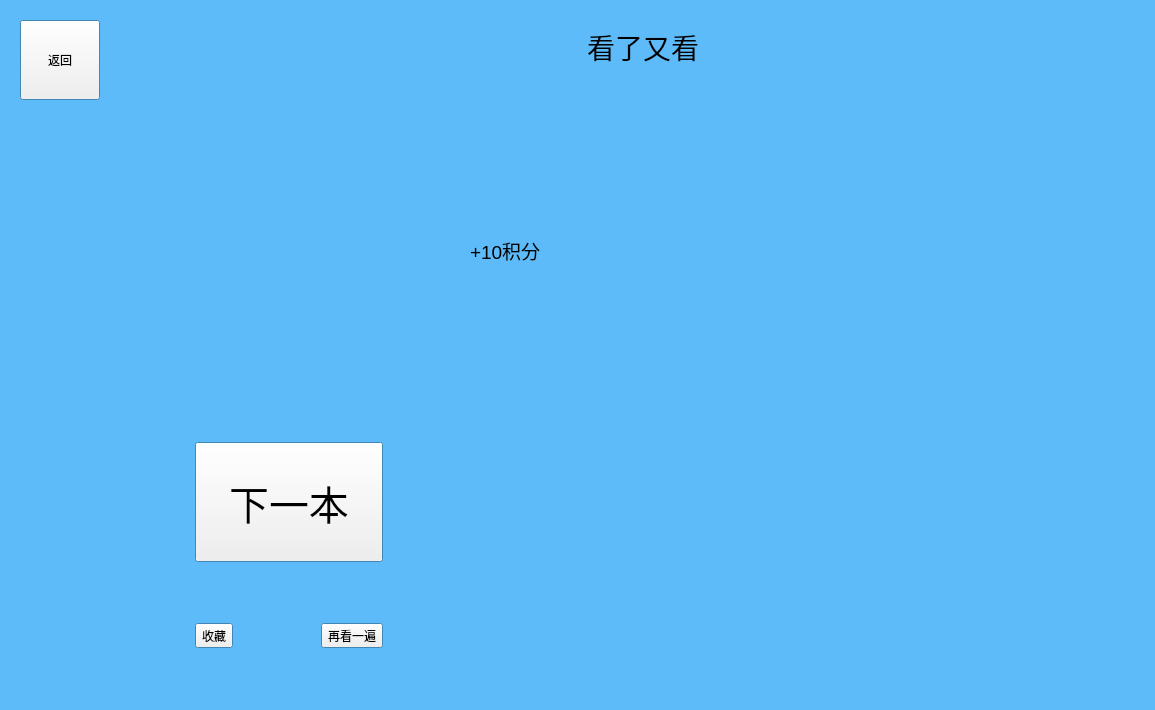
<?xml version="1.0" encoding="UTF-8"?>
<ui version="4.0">
 <class>ReadingCompletePage</class>
 <widget class="QWidget" name="ReadingCompletePage">
  <property name="geometry">
   <rect>
    <x>0</x>
    <y>0</y>
    <width>1155</width>
    <height>710</height>
   </rect>
  </property>
  <property name="minimumSize">
   <size>
    <width>800</width>
    <height>0</height>
   </size>
  </property>
  <property name="palette">
   <palette>
    <active>
     <colorrole role="Base">
      <brush brushstyle="SolidPattern">
       <color alpha="255">
        <red>38</red>
        <green>39</green>
        <blue>40</blue>
       </color>
      </brush>
     </colorrole>
     <colorrole role="Window">
      <brush brushstyle="SolidPattern">
       <color alpha="255">
        <red>94</red>
        <green>187</green>
        <blue>250</blue>
       </color>
      </brush>
     </colorrole>
    </active>
    <inactive>
     <colorrole role="Base">
      <brush brushstyle="SolidPattern">
       <color alpha="255">
        <red>38</red>
        <green>39</green>
        <blue>40</blue>
       </color>
      </brush>
     </colorrole>
     <colorrole role="Window">
      <brush brushstyle="SolidPattern">
       <color alpha="255">
        <red>94</red>
        <green>187</green>
        <blue>250</blue>
       </color>
      </brush>
     </colorrole>
    </inactive>
    <disabled>
     <colorrole role="Base">
      <brush brushstyle="SolidPattern">
       <color alpha="255">
        <red>94</red>
        <green>187</green>
        <blue>250</blue>
       </color>
      </brush>
     </colorrole>
     <colorrole role="Window">
      <brush brushstyle="SolidPattern">
       <color alpha="255">
        <red>94</red>
        <green>187</green>
        <blue>250</blue>
       </color>
      </brush>
     </colorrole>
    </disabled>
   </palette>
  </property>
  <property name="windowTitle">
   <string>Form</string>
  </property>
  <property name="autoFillBackground">
   <bool>true</bool>
  </property>
  <layout class="QHBoxLayout" name="reading_complete_page_layout" stretch="1,1">
   <property name="spacing">
    <number>0</number>
   </property>
   <property name="leftMargin">
    <number>0</number>
   </property>
   <property name="topMargin">
    <number>0</number>
   </property>
   <property name="rightMargin">
    <number>0</number>
   </property>
   <property name="bottomMargin">
    <number>0</number>
   </property>
   <item>
    <layout class="QGridLayout" name="left_layout" rowstretch="1,0,0,0,0,0,0,0,0,0" columnstretch="1,0,0,0,0,0,0,0,0">
     <property name="leftMargin">
      <number>0</number>
     </property>
     <property name="topMargin">
      <number>0</number>
     </property>
     <property name="rightMargin">
      <number>0</number>
     </property>
     <property name="bottomMargin">
      <number>0</number>
     </property>
     <property name="spacing">
      <number>0</number>
     </property>
     <item row="4" column="7">
      <spacer name="horizontalSpacer_2">
       <property name="orientation">
        <enum>Qt::Horizontal</enum>
       </property>
       <property name="sizeType">
        <enum>QSizePolicy::Expanding</enum>
       </property>
       <property name="sizeHint" stdset="0">
        <size>
         <width>40</width>
         <height>20</height>
        </size>
       </property>
      </spacer>
     </item>
     <item row="3" column="3" colspan="3">
      <spacer name="middle_spacer_3">
       <property name="orientation">
        <enum>Qt::Vertical</enum>
       </property>
       <property name="sizeType">
        <enum>QSizePolicy::Expanding</enum>
       </property>
       <property name="sizeHint" stdset="0">
        <size>
         <width>20</width>
         <height>20</height>
        </size>
       </property>
      </spacer>
     </item>
     <item row="7" column="4">
      <spacer name="middle_spacer_1">
       <property name="orientation">
        <enum>Qt::Horizontal</enum>
       </property>
       <property name="sizeType">
        <enum>QSizePolicy::Expanding</enum>
       </property>
       <property name="sizeHint" stdset="0">
        <size>
         <width>40</width>
         <height>20</height>
        </size>
       </property>
      </spacer>
     </item>
     <item row="1" column="7">
      <spacer name="horizontalSpacer_3">
       <property name="orientation">
        <enum>Qt::Horizontal</enum>
       </property>
       <property name="sizeType">
        <enum>QSizePolicy::Fixed</enum>
       </property>
       <property name="sizeHint" stdset="0">
        <size>
         <width>88</width>
         <height>20</height>
        </size>
       </property>
      </spacer>
     </item>
     <item row="9" column="1" colspan="7">
      <spacer name="verticalSpacer_2">
       <property name="orientation">
        <enum>Qt::Vertical</enum>
       </property>
       <property name="sizeType">
        <enum>QSizePolicy::Fixed</enum>
       </property>
       <property name="sizeHint" stdset="0">
        <size>
         <width>20</width>
         <height>20</height>
        </size>
       </property>
      </spacer>
     </item>
     <item row="4" column="1">
      <spacer name="left_spacer">
       <property name="orientation">
        <enum>Qt::Horizontal</enum>
       </property>
       <property name="sizeType">
        <enum>QSizePolicy::Expanding</enum>
       </property>
       <property name="sizeHint" stdset="0">
        <size>
         <width>40</width>
         <height>20</height>
        </size>
       </property>
      </spacer>
     </item>
     <item row="7" column="5">
      <widget class="QToolButton" name="rewatch_btn">
       <property name="sizePolicy">
        <sizepolicy hsizetype="Preferred" vsizetype="Preferred">
         <horstretch>0</horstretch>
         <verstretch>0</verstretch>
        </sizepolicy>
       </property>
       <property name="focusPolicy">
        <enum>Qt::NoFocus</enum>
       </property>
       <property name="text">
        <string>再看一遍</string>
       </property>
       <property name="icon">
        <iconset resource="Resources.qrc">
         <normaloff>:/images/rewatch</normaloff>:/images/rewatch</iconset>
       </property>
       <property name="iconSize">
        <size>
         <width>80</width>
         <height>80</height>
        </size>
       </property>
      </widget>
     </item>
     <item row="1" column="0" rowspan="7">
      <spacer name="horizontalSpacer">
       <property name="orientation">
        <enum>Qt::Horizontal</enum>
       </property>
       <property name="sizeType">
        <enum>QSizePolicy::Fixed</enum>
       </property>
       <property name="sizeHint" stdset="0">
        <size>
         <width>20</width>
         <height>20</height>
        </size>
       </property>
      </spacer>
     </item>
     <item row="6" column="3" colspan="3">
      <spacer name="verticalSpacer_4">
       <property name="orientation">
        <enum>Qt::Vertical</enum>
       </property>
       <property name="sizeHint" stdset="0">
        <size>
         <width>20</width>
         <height>40</height>
        </size>
       </property>
      </spacer>
     </item>
     <item row="5" column="3" colspan="3">
      <spacer name="middle_spacer_2">
       <property name="orientation">
        <enum>Qt::Vertical</enum>
       </property>
       <property name="sizeType">
        <enum>QSizePolicy::Fixed</enum>
       </property>
       <property name="sizeHint" stdset="0">
        <size>
         <width>20</width>
         <height>20</height>
        </size>
       </property>
      </spacer>
     </item>
     <item row="0" column="1" colspan="7">
      <spacer name="verticalSpacer">
       <property name="orientation">
        <enum>Qt::Vertical</enum>
       </property>
       <property name="sizeType">
        <enum>QSizePolicy::Fixed</enum>
       </property>
       <property name="sizeHint" stdset="0">
        <size>
         <width>20</width>
         <height>20</height>
        </size>
       </property>
      </spacer>
     </item>
     <item row="4" column="2" rowspan="4">
      <spacer name="horizontalSpacer_4">
       <property name="orientation">
        <enum>Qt::Horizontal</enum>
       </property>
       <property name="sizeHint" stdset="0">
        <size>
         <width>40</width>
         <height>20</height>
        </size>
       </property>
      </spacer>
     </item>
     <item row="8" column="2" colspan="5">
      <spacer name="verticalSpacer_3">
       <property name="orientation">
        <enum>Qt::Vertical</enum>
       </property>
       <property name="sizeHint" stdset="0">
        <size>
         <width>20</width>
         <height>40</height>
        </size>
       </property>
      </spacer>
     </item>
     <item row="4" column="6" rowspan="4">
      <spacer name="horizontalSpacer_5">
       <property name="orientation">
        <enum>Qt::Horizontal</enum>
       </property>
       <property name="sizeHint" stdset="0">
        <size>
         <width>40</width>
         <height>20</height>
        </size>
       </property>
      </spacer>
     </item>
     <item row="4" column="3" colspan="3">
      <widget class="QToolButton" name="nxt_book_btn">
       <property name="sizePolicy">
        <sizepolicy hsizetype="Minimum" vsizetype="Minimum">
         <horstretch>0</horstretch>
         <verstretch>0</verstretch>
        </sizepolicy>
       </property>
       <property name="minimumSize">
        <size>
         <width>0</width>
         <height>120</height>
        </size>
       </property>
       <property name="font">
        <font>
         <pointsize>30</pointsize>
        </font>
       </property>
       <property name="focusPolicy">
        <enum>Qt::NoFocus</enum>
       </property>
       <property name="text">
        <string>下一本</string>
       </property>
       <property name="icon">
        <iconset resource="Resources.qrc">
         <normaloff>:/images/nxt1</normaloff>:/images/nxt1</iconset>
       </property>
       <property name="iconSize">
        <size>
         <width>100</width>
         <height>100</height>
        </size>
       </property>
       <property name="toolButtonStyle">
        <enum>Qt::ToolButtonTextBesideIcon</enum>
       </property>
      </widget>
     </item>
     <item row="1" column="8" rowspan="7">
      <spacer name="right_spacer">
       <property name="orientation">
        <enum>Qt::Horizontal</enum>
       </property>
       <property name="sizeType">
        <enum>QSizePolicy::Fixed</enum>
       </property>
       <property name="sizeHint" stdset="0">
        <size>
         <width>20</width>
         <height>20</height>
        </size>
       </property>
      </spacer>
     </item>
     <item row="2" column="2" colspan="5">
      <widget class="QLabel" name="picture_label">
       <property name="sizePolicy">
        <sizepolicy hsizetype="Preferred" vsizetype="Preferred">
         <horstretch>0</horstretch>
         <verstretch>0</verstretch>
        </sizepolicy>
       </property>
       <property name="minimumSize">
        <size>
         <width>300</width>
         <height>300</height>
        </size>
       </property>
       <property name="text">
        <string/>
       </property>
       <property name="alignment">
        <set>Qt::AlignCenter</set>
       </property>
      </widget>
     </item>
     <item row="7" column="3">
      <widget class="QToolButton" name="favorite_btn">
       <property name="sizePolicy">
        <sizepolicy hsizetype="Preferred" vsizetype="Preferred">
         <horstretch>0</horstretch>
         <verstretch>0</verstretch>
        </sizepolicy>
       </property>
       <property name="focusPolicy">
        <enum>Qt::NoFocus</enum>
       </property>
       <property name="text">
        <string>收藏</string>
       </property>
       <property name="icon">
        <iconset resource="Resources.qrc">
         <normaloff>:/images/add_to_favorites</normaloff>
         <normalon>:/images/added_to_favorites</normalon>:/images/add_to_favorites</iconset>
       </property>
       <property name="iconSize">
        <size>
         <width>80</width>
         <height>80</height>
        </size>
       </property>
       <property name="checkable">
        <bool>true</bool>
       </property>
      </widget>
     </item>
     <item row="2" column="7">
      <widget class="QLabel" name="score_added_label">
       <property name="font">
        <font>
         <pointsize>14</pointsize>
        </font>
       </property>
       <property name="text">
        <string>+10积分</string>
       </property>
      </widget>
     </item>
     <item row="1" column="1">
      <widget class="QToolButton" name="return_btn">
       <property name="sizePolicy">
        <sizepolicy hsizetype="Fixed" vsizetype="Fixed">
         <horstretch>0</horstretch>
         <verstretch>0</verstretch>
        </sizepolicy>
       </property>
       <property name="minimumSize">
        <size>
         <width>80</width>
         <height>80</height>
        </size>
       </property>
       <property name="focusPolicy">
        <enum>Qt::NoFocus</enum>
       </property>
       <property name="text">
        <string>返回</string>
       </property>
       <property name="icon">
        <iconset resource="Resources.qrc">
         <normaloff>:/images/return</normaloff>:/images/return</iconset>
       </property>
       <property name="iconSize">
        <size>
         <width>80</width>
         <height>80</height>
        </size>
       </property>
      </widget>
     </item>
    </layout>
   </item>
   <item>
    <widget class="QWidget" name="right_widget" native="true">
     <layout class="QVBoxLayout" name="right_layout" stretch="1,8">
      <item>
       <widget class="QLabel" name="see_also_label">
        <property name="font">
         <font>
          <pointsize>21</pointsize>
         </font>
        </property>
        <property name="text">
         <string>看了又看</string>
        </property>
        <property name="margin">
         <number>15</number>
        </property>
       </widget>
      </item>
      <item>
       <widget class="PicBookCoverBox" name="similar_book_box" native="true"/>
      </item>
     </layout>
    </widget>
   </item>
  </layout>
 </widget>
 <customwidgets>
  <customwidget>
   <class>PicBookCoverBox</class>
   <extends>QWidget</extends>
   <header>PicBookCoverBox.h</header>
   <container>1</container>
  </customwidget>
 </customwidgets>
 <resources>
  <include location="Resources.qrc"/>
 </resources>
 <connections/>
</ui>
